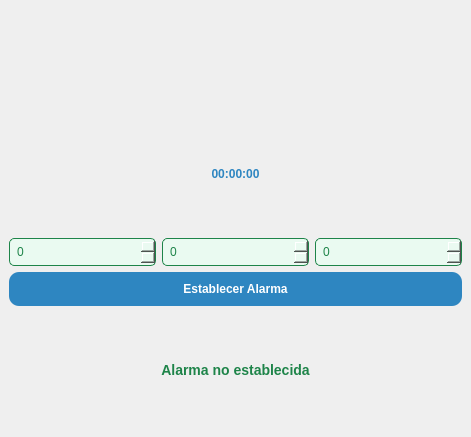
<?xml version="1.0" encoding="UTF-8"?>
<ui version="4.0">
 <class>MainWindow</class>
 <widget class="QMainWindow" name="MainWindow">
  <property name="geometry">
   <rect>
    <x>0</x>
    <y>0</y>
    <width>471</width>
    <height>437</height>
   </rect>
  </property>
  <property name="windowTitle">
   <string>Reloj con Alarma</string>
  </property>
  <widget class="QWidget" name="centralwidget">
   <layout class="QVBoxLayout" name="verticalLayout">
    <item>
     <layout class="QHBoxLayout" name="horizontalTopLayout">
      <item>
       <widget class="QLabel" name="label_superior_izquierda">
        <property name="styleSheet">
         <string>color: red; font-weight: bold;</string>
        </property>
        <property name="text">
         <string/>
        </property>
        <property name="pixmap">
         <pixmap resource="../../Archivo/recursos.qrc">:/Logos/logouat2.jpg</pixmap>
        </property>
        <property name="scaledContents">
         <bool>true</bool>
        </property>
        <property name="alignment">
         <set>Qt::AlignCenter</set>
        </property>
        <!-- Tamaño fijo para la imagen izquierda -->
        <property name="minimumSize">
         <size>
          <width>100</width>
          <height>100</height>
         </size>
        </property>
        <property name="maximumSize">
         <size>
          <width>100</width>
          <height>100</height>
         </size>
        </property>
       </widget>
      </item>
      <item>
       <widget class="QLabel" name="label_superior_derecha">
        <property name="styleSheet">
         <string>color: blue; font-weight: bold; text-align: right;</string>
        </property>
        <property name="text">
         <string/>
        </property>
        <property name="pixmap">
         <pixmap resource="../../Archivo/recursos.qrc">:/Logos/logouat.jpg</pixmap>
        </property>
        <property name="scaledContents">
         <bool>true</bool>
        </property>
        <property name="alignment">
         <set>Qt::AlignCenter</set>
        </property>
        <!-- Tamaño fijo para la imagen derecha -->
        <property name="minimumSize">
         <size>
          <width>100</width>
          <height>100</height>
         </size>
        </property>
        <property name="maximumSize">
         <size>
          <width>100</width>
          <height>100</height>
         </size>
        </property>
       </widget>
      </item>
     </layout>
    </item>
    <item>
     <widget class="QLabel" name="label_reloj">
      <property name="font">
       <font>
        <weight>75</weight>
        <bold>true</bold>
       </font>
      </property>
      <property name="styleSheet">
       <string notr="true">color: #2E86C1; font-weight: bold;</string>
      </property>
      <property name="text">
       <string>00:00:00</string>
      </property>
      <property name="alignment">
       <set>Qt::AlignCenter</set>
      </property>
     </widget>
    </item>
    <item>
     <layout class="QHBoxLayout" name="horizontalLayout">
      <item>
       <widget class="QSpinBox" name="spin_horas">
        <property name="styleSheet">
         <string notr="true">background-color: #EAFAF1; color: #1E8449; padding: 5px; border: 1px solid #1E8449; border-radius: 5px;</string>
        </property>
        <property name="minimum">
         <number>0</number>
        </property>
        <property name="maximum">
         <number>23</number>
        </property>
       </widget>
      </item>
      <item>
       <widget class="QSpinBox" name="spin_minutos">
        <property name="styleSheet">
         <string notr="true">background-color: #EAFAF1; color: #1E8449; padding: 5px; border: 1px solid #1E8449; border-radius: 5px;</string>
        </property>
        <property name="minimum">
         <number>0</number>
        </property>
        <property name="maximum">
         <number>59</number>
        </property>
       </widget>
      </item>
      <item>
       <widget class="QSpinBox" name="spin_segundos">
        <property name="styleSheet">
         <string notr="true">background-color: #EAFAF1; color: #1E8449; padding: 5px; border: 1px solid #1E8449; border-radius: 5px;</string>
        </property>
        <property name="minimum">
         <number>0</number>
        </property>
        <property name="maximum">
         <number>59</number>
        </property>
       </widget>
      </item>
     </layout>
    </item>
    <item>
     <widget class="QPushButton" name="boton_set_alarma">
      <property name="styleSheet">
       <string notr="true">background-color: #2E86C1; color: white; padding: 10px; border-radius: 10px; font-weight: bold;</string>
      </property>
      <property name="text">
       <string>Establecer Alarma</string>
      </property>
     </widget>
    </item>
    <item>
     <widget class="QLabel" name="label_alarma">
      <property name="styleSheet">
       <string notr="true">font-size: 14px; color: #1E8449; font-weight: bold;</string>
      </property>
      <property name="text">
       <string>Alarma no establecida</string>
      </property>
      <property name="alignment">
       <set>Qt::AlignCenter</set>
      </property>
     </widget>
    </item>
   </layout>
  </widget>
 </widget>
 <resources>
  <include location="../../Archivo/recursos.qrc"/>
 </resources>
 <connections/>
</ui>
